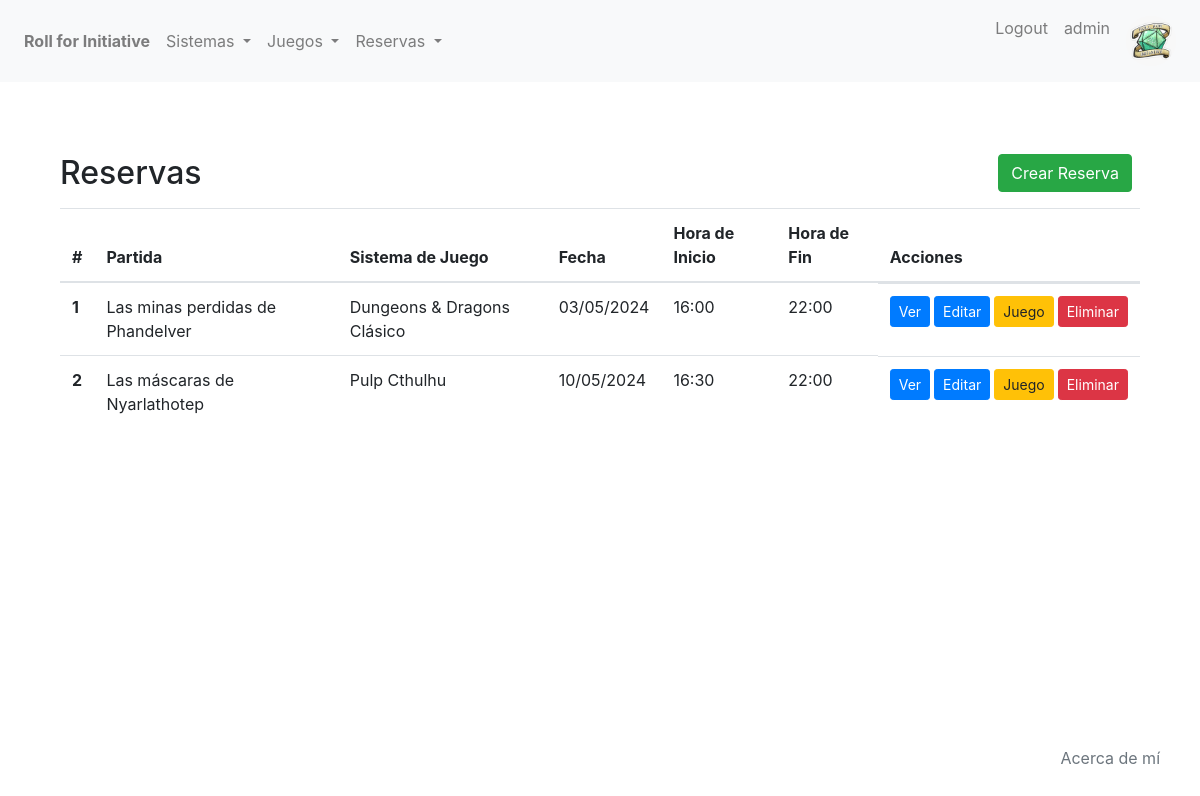
Before: /partidas/reserva/list/ (signed in) with the older database file.
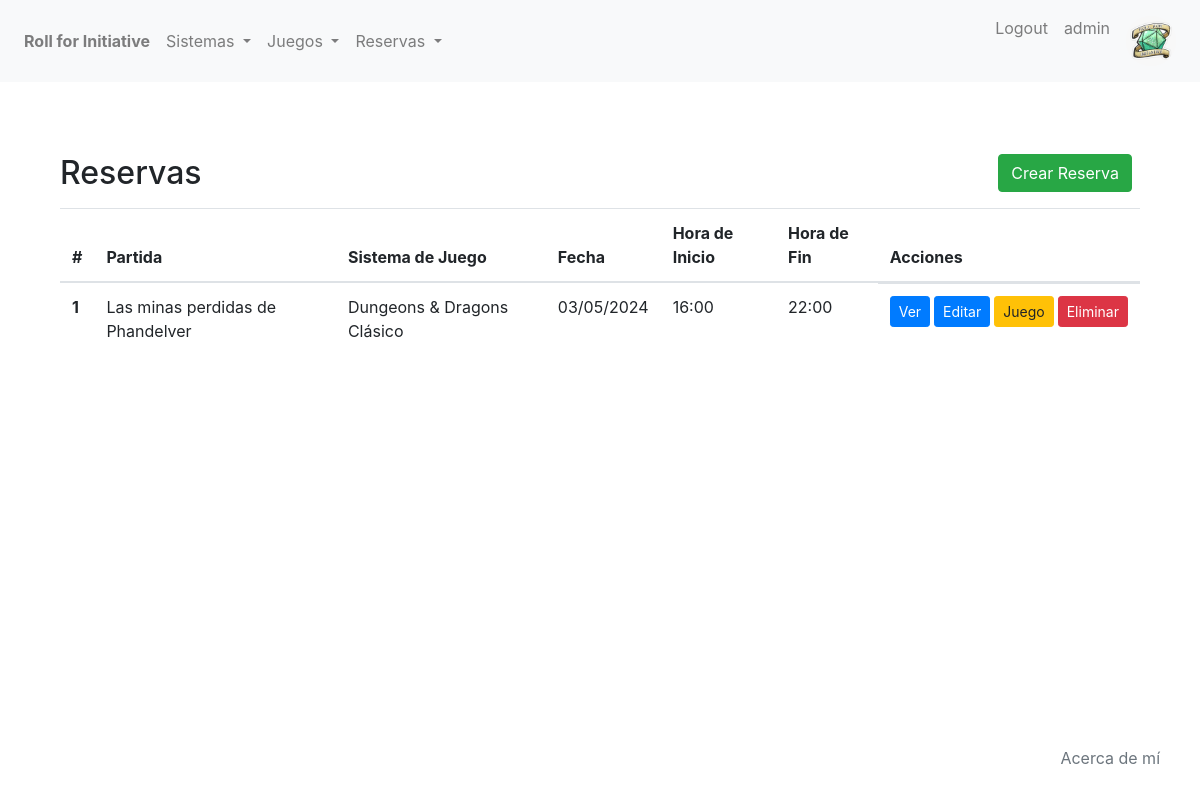
After: the same page with the newer database file.
### partidas/models.py (models this page shows, shortened)
class Reserva(models.Model):
    jugador = models.ForeignKey(User, null=True, on_delete=models.SET_NULL)
    juego = models.ForeignKey(Juego, on_delete=models.CASCADE, related_name='reservas')
    raza = models.CharField(max_length=50)
    clase = models.CharField(max_length=50)
    experiencia = models.BooleanField(default=True)
    descripcion = models.TextField(max_length=500)

class Juego(models.Model):
    nombre = models.CharField(max_length=250)
    disponible = models.BooleanField(default=True)
    numero_de_jugadores = models.IntegerField()
    sistema_de_juego = models.ForeignKey(Sistema, on_delete=models.CASCADE, related_name='sistema_de_juego')
    descripcion = models.TextField(blank=True, null=True)
    fecha = models.DateField(default=timezone.now)
    hora_inicio = models.TimeField(default=timezone.now().replace(second=0, microsecond=0))
    hora_fin = models.TimeField(default=timezone.now().replace(second=0, microsecond=0))

class Sistema(models.Model):
    nombre = models.CharField(max_length=100)
    dado = models.CharField(
        max_length=6,
        choices=Dado.choices,
        default=Dado.D20
        )
    base = models.CharField(
        max_length=6,
        choices=Base.choices,
        default=Base.DND5E
        )
    descripcion = models.CharField(max_length=500)
    def __str__(self):
        return f"{self.nombre}"

### partidas/views.py (the view)
# urls.py: path("reserva/list/", ReservaListView.as_view(), name="reserva-list"),
class ReservaListView(LoginRequiredMixin, ListView):
    model = Reserva
    template_name = "partidas/vbc/reserva-list.html"
    context_object_name = "todas_las_reservas"
    def get_queryset(self):
        return Reserva.objects.filter(jugador=self.request.user)

### partidas/templates/partidas/vbc/reserva-list.html (shortened to what this page needs)
{% extends 'partidas/base.html' %}
{% block content %}
<section class="py-5">
    <div class="container">
        <div class="d-flex justify-content-between align-items-center mb-3">
            <div>
                <h2 class="mb-0">Reservas</h2>
            </div>
            <div>
                <a href="{% url 'reserva-create' %}" class="btn btn-success mr-2">Crear Reserva</a>
            </div>
        </div>
        <table class="table">
            <thead>
                <tr>
                    <th scope="col">#</th>
                    <th scope="col">Partida</th>
                    <th scope="col">Sistema de Juego</th>
                    <th scope="col">Fecha</th>
                    <th scope="col">Hora de Inicio</th>
                    <th scope="col">Hora de Fin</th>
                    <th scope="col">Acciones</th>
                </tr>
            </thead>
            <tbody>
                {% if todas_las_reservas %}
                {% for reserva in todas_las_reservas %}
                <tr>
                    <th scope="row">{{ forloop.counter }}</th>
                    <td>{{ reserva.juego.nombre }}</td>
                    <td>{{ reserva.juego.sistema_de_juego }}</td>
                    <td>{{ reserva.juego.fecha|date:"d/m/Y" }}</td>
                    <td>{{ reserva.juego.hora_inicio|time:"H:i" }}</td>
                    <td>{{ reserva.juego.hora_fin|time:"H:i" }}</td>
                    <td class="d-flex align-items-center">
                        <a href="{% url 'reserva-detail' reserva.id %}" class="btn btn-primary btn-sm mr-1">Ver</a>
                        <a href="{% url 'reserva-update' reserva.id %}" class="btn btn-primary btn-sm mr-1">Editar</a>
                        <a href="{% url 'juego-detail' reserva.juego.id %}" class="btn btn-warning btn-sm mr-1">Juego</a>
                        <a href="{% url 'reserva-delete' reserva.id %}" class="btn btn-danger btn-sm">Eliminar</a>
                    </td>
                    {% endfor %}
                </tr>
                {% else %}
                <tr>
                    <td colspan="7">No hay Reservas.</td>
                </tr>
                {% endif %}
            </tbody>
        </table>
    </div>
</section>
{% endblock %}

Changed rows visible on the page:
removed Reserva: juego.nombre "Las máscaras de Nyarlathotep", juego.sistema_de_juego "Pulp Cthulhu", juego.fecha "10/05/2024", juego.hora_inicio "16:30", juego.hora_fin "22:00"
